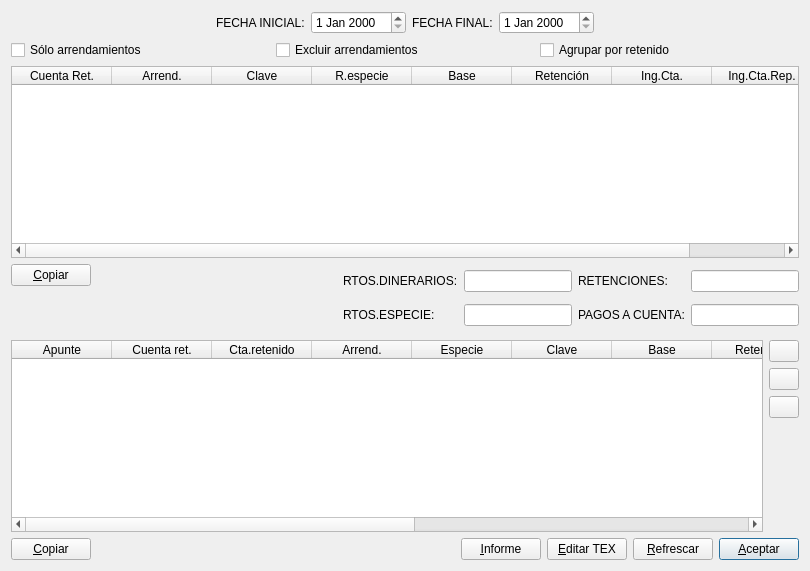
<?xml version="1.0" encoding="UTF-8"?>
<ui version="4.0">
 <class>consret</class>
 <widget class="QDialog" name="consret">
  <property name="geometry">
   <rect>
    <x>0</x>
    <y>0</y>
    <width>810</width>
    <height>571</height>
   </rect>
  </property>
  <property name="windowTitle">
   <string>Consultas retenciones</string>
  </property>
  <layout class="QVBoxLayout" name="verticalLayout_3">
   <item>
    <layout class="QHBoxLayout" name="horizontalLayout">
     <item>
      <spacer name="horizontalSpacer">
       <property name="orientation">
        <enum>Qt::Horizontal</enum>
       </property>
       <property name="sizeHint" stdset="0">
        <size>
         <width>40</width>
         <height>20</height>
        </size>
       </property>
      </spacer>
     </item>
     <item>
      <widget class="QLabel" name="label">
       <property name="text">
        <string>FECHA INICIAL:</string>
       </property>
      </widget>
     </item>
     <item>
      <widget class="QDateEdit" name="inicialdateEdit"/>
     </item>
     <item>
      <widget class="QLabel" name="label_2">
       <property name="text">
        <string>FECHA FINAL:</string>
       </property>
      </widget>
     </item>
     <item>
      <widget class="QDateEdit" name="finaldateEdit"/>
     </item>
     <item>
      <spacer name="horizontalSpacer_2">
       <property name="orientation">
        <enum>Qt::Horizontal</enum>
       </property>
       <property name="sizeHint" stdset="0">
        <size>
         <width>40</width>
         <height>20</height>
        </size>
       </property>
      </spacer>
     </item>
    </layout>
   </item>
   <item>
    <layout class="QHBoxLayout" name="horizontalLayout_2">
     <item>
      <widget class="QCheckBox" name="arrendamientoscheckBox">
       <property name="text">
        <string>Sólo arrendamientos</string>
       </property>
      </widget>
     </item>
     <item>
      <widget class="QCheckBox" name="excluir_arrcheckBox">
       <property name="text">
        <string>Excluir arrendamientos</string>
       </property>
      </widget>
     </item>
     <item>
      <widget class="QCheckBox" name="agruparcheckBox">
       <property name="text">
        <string>Agrupar por retenido</string>
       </property>
      </widget>
     </item>
    </layout>
   </item>
   <item>
    <widget class="QTableWidget" name="resumentableWidget">
     <column>
      <property name="text">
       <string>Cuenta Ret.</string>
      </property>
     </column>
     <column>
      <property name="text">
       <string>Arrend.</string>
      </property>
     </column>
     <column>
      <property name="text">
       <string>Clave</string>
      </property>
     </column>
     <column>
      <property name="text">
       <string>R.especie</string>
      </property>
     </column>
     <column>
      <property name="text">
       <string>Base</string>
      </property>
     </column>
     <column>
      <property name="text">
       <string>Retención</string>
      </property>
     </column>
     <column>
      <property name="text">
       <string>Ing.Cta.</string>
      </property>
     </column>
     <column>
      <property name="text">
       <string>Ing.Cta.Rep.</string>
      </property>
     </column>
    </widget>
   </item>
   <item>
    <layout class="QHBoxLayout" name="horizontalLayout_3">
     <item>
      <layout class="QVBoxLayout" name="verticalLayout">
       <item>
        <widget class="QPushButton" name="copiarespushButton">
         <property name="text">
          <string>&amp;Copiar</string>
         </property>
         <property name="icon">
          <iconset resource="keme.qrc">
           <normaloff>:/iconos/graf/copiar.png</normaloff>:/iconos/graf/copiar.png</iconset>
         </property>
        </widget>
       </item>
       <item>
        <spacer name="verticalSpacer">
         <property name="orientation">
          <enum>Qt::Vertical</enum>
         </property>
         <property name="sizeHint" stdset="0">
          <size>
           <width>20</width>
           <height>18</height>
          </size>
         </property>
        </spacer>
       </item>
      </layout>
     </item>
     <item>
      <spacer name="horizontalSpacer_3">
       <property name="orientation">
        <enum>Qt::Horizontal</enum>
       </property>
       <property name="sizeHint" stdset="0">
        <size>
         <width>40</width>
         <height>20</height>
        </size>
       </property>
      </spacer>
     </item>
     <item>
      <layout class="QGridLayout" name="gridLayout">
       <item row="0" column="0">
        <widget class="QLabel" name="label_4">
         <property name="text">
          <string>RTOS.DINERARIOS:</string>
         </property>
        </widget>
       </item>
       <item row="0" column="1">
        <widget class="QLineEdit" name="dinerarioslineEdit">
         <property name="readOnly">
          <bool>true</bool>
         </property>
        </widget>
       </item>
       <item row="0" column="2">
        <widget class="QLabel" name="label_3">
         <property name="text">
          <string>RETENCIONES:</string>
         </property>
        </widget>
       </item>
       <item row="0" column="3">
        <widget class="QLineEdit" name="totalretlineEdit">
         <property name="readOnly">
          <bool>true</bool>
         </property>
        </widget>
       </item>
       <item row="1" column="0">
        <widget class="QLabel" name="label_5">
         <property name="text">
          <string>RTOS.ESPECIE:</string>
         </property>
        </widget>
       </item>
       <item row="1" column="1">
        <widget class="QLineEdit" name="especielineEdit">
         <property name="readOnly">
          <bool>true</bool>
         </property>
        </widget>
       </item>
       <item row="1" column="2">
        <widget class="QLabel" name="label_6">
         <property name="text">
          <string>PAGOS A CUENTA:</string>
         </property>
        </widget>
       </item>
       <item row="1" column="3">
        <widget class="QLineEdit" name="total_a_ctalineEdit">
         <property name="readOnly">
          <bool>true</bool>
         </property>
        </widget>
       </item>
      </layout>
     </item>
    </layout>
   </item>
   <item>
    <layout class="QHBoxLayout" name="horizontalLayout_4">
     <item>
      <widget class="QTableWidget" name="detalletableWidget">
       <column>
        <property name="text">
         <string>Apunte</string>
        </property>
       </column>
       <column>
        <property name="text">
         <string>Cuenta ret.</string>
        </property>
       </column>
       <column>
        <property name="text">
         <string>Cta.retenido</string>
        </property>
       </column>
       <column>
        <property name="text">
         <string>Arrend.</string>
        </property>
       </column>
       <column>
        <property name="text">
         <string>Especie</string>
        </property>
       </column>
       <column>
        <property name="text">
         <string>Clave</string>
        </property>
       </column>
       <column>
        <property name="text">
         <string>Base</string>
        </property>
       </column>
       <column>
        <property name="text">
         <string>Retención</string>
        </property>
       </column>
       <column>
        <property name="text">
         <string>Ing.Cta</string>
        </property>
       </column>
       <column>
        <property name="text">
         <string>Ing.Cta. rep.</string>
        </property>
       </column>
       <column>
        <property name="text">
         <string>Nombre</string>
        </property>
       </column>
       <column>
        <property name="text">
         <string>CIF</string>
        </property>
       </column>
       <column>
        <property name="text">
         <string>Provincia</string>
        </property>
       </column>
      </widget>
     </item>
     <item>
      <layout class="QVBoxLayout" name="verticalLayout_2">
       <item>
        <widget class="QPushButton" name="edasientopushButton">
         <property name="enabled">
          <bool>true</bool>
         </property>
         <property name="maximumSize">
          <size>
           <width>30</width>
           <height>16777215</height>
          </size>
         </property>
         <property name="text">
          <string/>
         </property>
         <property name="icon">
          <iconset resource="keme.qrc">
           <normaloff>:/iconos/graf/boligrafo_editar.png</normaloff>:/iconos/graf/boligrafo_editar.png</iconset>
         </property>
        </widget>
       </item>
       <item>
        <widget class="QPushButton" name="consasientopushButton">
         <property name="enabled">
          <bool>true</bool>
         </property>
         <property name="maximumSize">
          <size>
           <width>30</width>
           <height>16777215</height>
          </size>
         </property>
         <property name="text">
          <string/>
         </property>
         <property name="icon">
          <iconset resource="keme.qrc">
           <normaloff>:/iconos/graf/xmag.png</normaloff>:/iconos/graf/xmag.png</iconset>
         </property>
        </widget>
       </item>
       <item>
        <widget class="QPushButton" name="borra_asientolineEdit">
         <property name="maximumSize">
          <size>
           <width>30</width>
           <height>30</height>
          </size>
         </property>
         <property name="text">
          <string/>
         </property>
         <property name="icon">
          <iconset resource="keme.qrc">
           <normaloff>:/iconos/graf/borrar.png</normaloff>:/iconos/graf/borrar.png</iconset>
         </property>
         <property name="shortcut">
          <string>Alt+L</string>
         </property>
        </widget>
       </item>
       <item>
        <spacer name="verticalSpacer_2">
         <property name="orientation">
          <enum>Qt::Vertical</enum>
         </property>
         <property name="sizeHint" stdset="0">
          <size>
           <width>20</width>
           <height>40</height>
          </size>
         </property>
        </spacer>
       </item>
      </layout>
     </item>
    </layout>
   </item>
   <item>
    <layout class="QHBoxLayout" name="horizontalLayout_5">
     <item>
      <widget class="QPushButton" name="copialistapushButton">
       <property name="text">
        <string>&amp;Copiar</string>
       </property>
       <property name="icon">
        <iconset resource="keme.qrc">
         <normaloff>:/iconos/graf/copiar.png</normaloff>:/iconos/graf/copiar.png</iconset>
       </property>
      </widget>
     </item>
     <item>
      <spacer name="horizontalSpacer_4">
       <property name="orientation">
        <enum>Qt::Horizontal</enum>
       </property>
       <property name="sizeHint" stdset="0">
        <size>
         <width>40</width>
         <height>20</height>
        </size>
       </property>
      </spacer>
     </item>
     <item>
      <widget class="QPushButton" name="informepushButton">
       <property name="text">
        <string>&amp;Informe</string>
       </property>
       <property name="icon">
        <iconset resource="keme.qrc">
         <normaloff>:/iconos/graf/printer.png</normaloff>:/iconos/graf/printer.png</iconset>
       </property>
      </widget>
     </item>
     <item>
      <widget class="QPushButton" name="edtexpushButton">
       <property name="text">
        <string>&amp;Editar TEX</string>
       </property>
       <property name="icon">
        <iconset resource="keme.qrc">
         <normaloff>:/iconos/graf/tex.png</normaloff>:/iconos/graf/tex.png</iconset>
       </property>
      </widget>
     </item>
     <item>
      <widget class="QPushButton" name="refrescarpushButton">
       <property name="text">
        <string>&amp;Refrescar</string>
       </property>
       <property name="icon">
        <iconset resource="keme.qrc">
         <normaloff>:/iconos/graf/rayo.png</normaloff>:/iconos/graf/rayo.png</iconset>
       </property>
      </widget>
     </item>
     <item>
      <widget class="QPushButton" name="pushButton">
       <property name="text">
        <string>&amp;Aceptar</string>
       </property>
       <property name="icon">
        <iconset resource="keme.qrc">
         <normaloff>:/iconos/graf/application-exit.png</normaloff>:/iconos/graf/application-exit.png</iconset>
       </property>
       <property name="default">
        <bool>true</bool>
       </property>
      </widget>
     </item>
    </layout>
   </item>
  </layout>
 </widget>
 <tabstops>
  <tabstop>inicialdateEdit</tabstop>
  <tabstop>finaldateEdit</tabstop>
  <tabstop>arrendamientoscheckBox</tabstop>
  <tabstop>excluir_arrcheckBox</tabstop>
  <tabstop>agruparcheckBox</tabstop>
  <tabstop>resumentableWidget</tabstop>
  <tabstop>copiarespushButton</tabstop>
  <tabstop>dinerarioslineEdit</tabstop>
  <tabstop>totalretlineEdit</tabstop>
  <tabstop>especielineEdit</tabstop>
  <tabstop>total_a_ctalineEdit</tabstop>
  <tabstop>detalletableWidget</tabstop>
  <tabstop>edasientopushButton</tabstop>
  <tabstop>consasientopushButton</tabstop>
  <tabstop>borra_asientolineEdit</tabstop>
  <tabstop>copialistapushButton</tabstop>
  <tabstop>informepushButton</tabstop>
  <tabstop>edtexpushButton</tabstop>
  <tabstop>refrescarpushButton</tabstop>
  <tabstop>pushButton</tabstop>
 </tabstops>
 <resources>
  <include location="keme.qrc"/>
 </resources>
 <connections>
  <connection>
   <sender>pushButton</sender>
   <signal>clicked()</signal>
   <receiver>consret</receiver>
   <slot>accept()</slot>
   <hints>
    <hint type="sourcelabel">
     <x>649</x>
     <y>532</y>
    </hint>
    <hint type="destinationlabel">
     <x>712</x>
     <y>516</y>
    </hint>
   </hints>
  </connection>
 </connections>
</ui>
